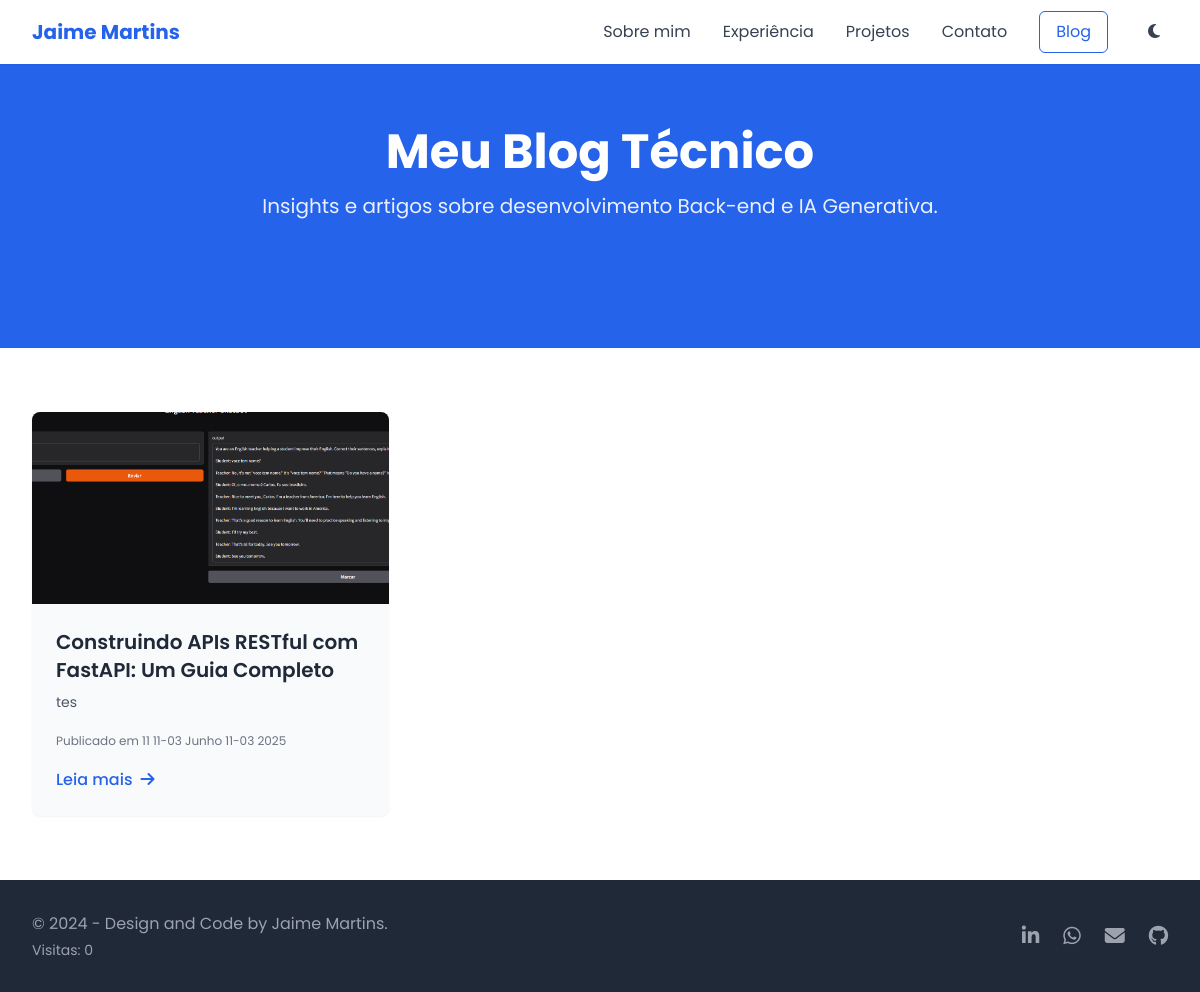
The page /blog/ on the database as committed earlier.
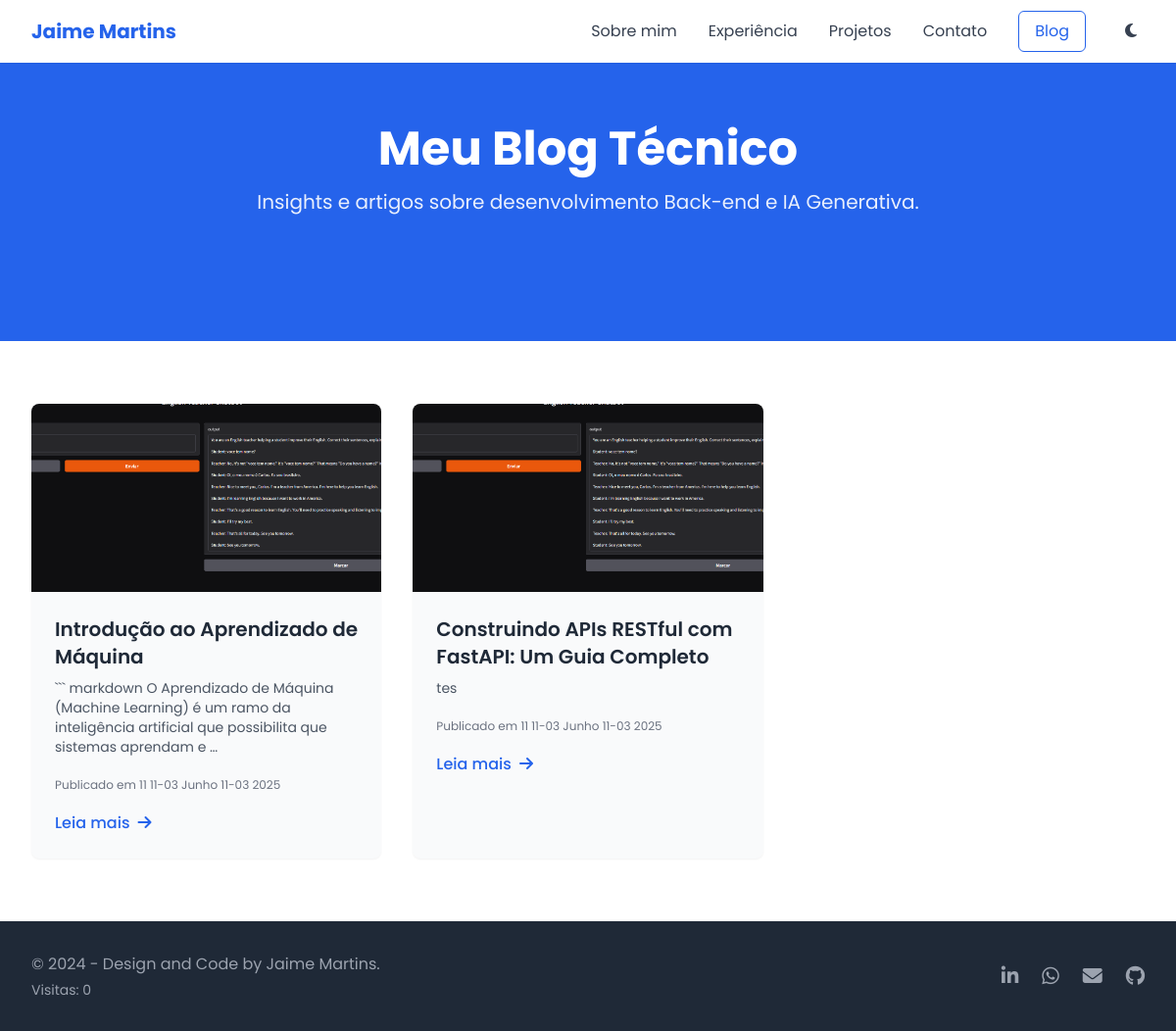
The same page on the database as committed later.
### blog/models.py (models this page shows, shortened)
class Post(models.Model):
    title = models.CharField(max_length=200, verbose_name="Título")
    subtitle = models.CharField(max_length=200, verbose_name="Subtítulo")
    slug = models.SlugField(max_length=200, unique=True,
                            help_text="Uma versão curta e legível do título para URLs.")
    content = models.TextField(verbose_name="Conteúdo (HTML ou Markdown)")
    content_markdown = models.TextField(verbose_name="Conteúdo em Markdown")
    content_html = models.TextField(editable=False)
    author = models.ForeignKey(User, on_delete=models.CASCADE,
                               related_name='blog_posts', verbose_name="Autor")
    published_date = models.DateTimeField(default=timezone.now,
                                          verbose_name="Data de Publicação")
    cover_image = models.ImageField(upload_to='blog_covers/',
                                    blank=True, null=True,
                                    verbose_name="Imagem de Capa")
    class Meta:
        ordering = ['-published_date']
        verbose_name = "Post"
        verbose_name_plural = "Posts"

### blog/views.py (the view)
# urls.py: path('', views.blog_list, name='list'),  # Rota com o nome 'list'
def blog_list(request):
    posts = Post.objects.order_by('-published_date')
    context = {
        'posts': posts
    }
    return render(request, 'blog/blog_list.html', context)

### blog/templates/blog/blog_list.html (shortened to what this page needs)
<!DOCTYPE html>
<html lang="pt-BR">
<head>
    <script src="https://cdn.tailwindcss.com"></script>
    <link rel="stylesheet" href="https://cdnjs.cloudflare.com/ajax/libs/font-awesome/6.4.0/css/all.min.css">
</head>
<body class="bg-gray-50 text-gray-800">
<nav class="fixed w-full bg-white shadow-sm z-50">
    <div class="max-w-7xl mx-auto px-4 sm:px-6 lg:px-8">
        <div class="flex justify-between h-16 items-center">
            <div class="flex items-center">
                <a href="{% url 'portfolio:home' %}" class="text-xl font-bold text-blue-600">Jaime Martins</a>
            </div>
            <div class="hidden md:flex items-center space-x-4 lg:space-x-8">
                <a href="{% url 'portfolio:home' %}#sobre" class="nav-link text-gray-700 hover:text-blue-600">Sobre
                    mim</a>
                <a href="{% url 'portfolio:home' %}#experiencia" class="nav-link text-gray-700 hover:text-blue-600">Experiência</a>
                <a href="{% url 'portfolio:home' %}#projetos" class="nav-link text-gray-700 hover:text-blue-600">Projetos</a>
                <a href="{% url 'portfolio:home' %}#contato"
                   class="nav-link text-gray-700 hover:text-blue-600">Contato</a>
                <a href="{% url 'blog:list' %}"
                   class="px-4 py-2 text-blue-600 border border-blue-600 rounded-md hover:bg-blue-50">Blog</a>
                <button id="theme-toggle"
                        class="p-2 text-gray-700 rounded-full hover:bg-gray-100 dark:hover:bg-gray-700 dark:text-gray-200"
                        aria-label="Alternar tema">
                    <i id="theme-icon" class="fas fa-moon dark:hidden"></i>
                </button>
            </div>
        </div>
    </div>
</nav>
<section class="bg-blue-600 text-white py-20 md:py-32 text-center">
    <div class="max-w-4xl mx-auto px-4 sm:px-6 lg:px-8">
        <h1 class="text-4xl md:text-5xl font-bold mb-4">Meu Blog Técnico</h1>
        <p class="text-xl opacity-90">Insights e artigos sobre desenvolvimento Back-end e IA Generativa.</p>
    </div>
</section>
<section class="py-16 bg-white">
    <div class="max-w-7xl mx-auto px-4 sm:px-6 lg:px-8">
        <div class="grid grid-cols-1 md:grid-cols-2 lg:grid-cols-3 gap-8">
            {% if posts %}
                {% for post in posts %}
                    <article
                            class="bg-gray-50 rounded-lg shadow-sm hover:shadow-md transition duration-300 overflow-hidden">
                        <img src="{{ post.cover_image.url }}" alt="Capa do {{ post.title }}"
                             class="w-full h-48 object-cover">
                        <div class="p-6">
                            <h2 class="text-xl font-semibold text-gray-800 mb-2">{{ post.title }}</h2>
                            <p class="text-gray-600 text-sm mb-4">
                                {{ post.content_html|striptags|truncatewords:20 }}
                            </p>
                            <span class="text-gray-500 text-xs">Publicado em {{ post.published_date|date:"d de F de Y" }}</span>
                            <a href="{% url 'blog:detail' post.slug %}"
                               class="block mt-4 text-blue-600 hover:text-blue-800 font-medium">
                                Leia mais <i class="fas fa-arrow-right ml-1"></i>
                            </a>
                        </div>
                    </article>
                {% endfor %}
            {% else %}
                <p class="text-gray-600">Nenhum post encontrado no momento.</p>
            {% endif %}
        </div>
    </div>
</section>
<footer class="bg-gray-800 text-white py-8">
    <div class="max-w-7xl mx-auto px-4 sm:px-6 lg:px-8">
        <div class="flex flex-col md:flex-row justify-between items-center">
            <div class="mb-4 md:mb-0">
                <p class="text-gray-400">© 2024 - Design and Code by Jaime Martins.</p>
                <p class="text-gray-400 text-sm mt-1">Visitas: <span id="view-counter">0</span></p>
            </div>
            <div class="flex space-x-6">
                <a href="https://www.linkedin.com/in/jaime-martins-de-oliveira/"
                   class="text-gray-400 hover:text-white transition duration-300">
                    <i class="fab fa-linkedin-in text-xl"></i>
                </a>
                <a href="https://wa.me/5548996354498" class="text-gray-400 hover:text-white transition duration-300">
                    <i class="fab fa-whatsapp text-xl"></i>
                </a>
                <a href="mailto:contato.jaimemartins@gmail.com"
                   class="text-gray-400 hover:text-white transition duration-300">
                    <i class="fas fa-envelope text-xl"></i>
                </a>
                <a href="https://github.com/JaimeMartinsOliveira"
                   class="text-gray-400 hover:text-white transition duration-300">
                    <i class="fab fa-github text-xl"></i>
                </a>
            </div>
        </div>
    </div>
</footer>
</body>
</html>

### blog/templates/blog/blog_list.html (style rules this page uses)
body { font-family: 'Poppins', sans-serif; scroll-behavior: smooth; }
.nav-link { position: relative; }
.nav-link::after { content: ''; position: absolute; width: 0; height: 2px; bottom: -2px; left: 0; background-color: #3b82f6; transition: width 0.3s ease; }

Rows that differ between the two databases and show on the page:
added Post: cover_image (picture), title "Introdução ao Aprendizado de Máquina", content_html "``` markdown O Aprendizado de Máquina (Machine Learning) é um ramo da inteligência artificial que possibilita que sistemas aprendam e …", published_date "11 11-03 Junho 11-03 2025"
